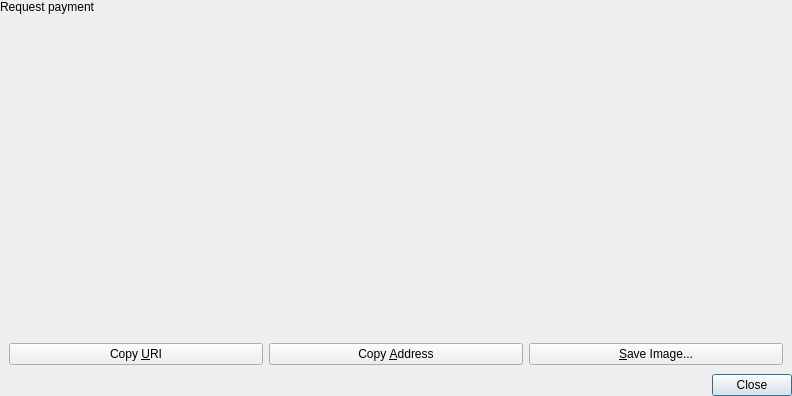
<?xml version="1.0" encoding="UTF-8"?>
<ui version="4.0">
 <class>ReceiveRequestDialog</class>
 <widget class="QDialog" name="ReceiveRequestDialog">
  <property name="geometry">
   <rect>
    <x>0</x>
    <y>0</y>
    <width>792</width>
    <height>376</height>
   </rect>
  </property>
  <layout class="QVBoxLayout" name="verticalLayout_3">
   <property name="spacing">
    <number>0</number>
   </property>
   <property name="leftMargin">
    <number>0</number>
   </property>
   <property name="topMargin">
    <number>0</number>
   </property>
   <property name="rightMargin">
    <number>0</number>
   </property>
   <property name="bottomMargin">
    <number>0</number>
   </property>
   <item>
    <widget class="QLabel" name="Title">
     <property name="text">
      <string>Request payment</string>
     </property>
    </widget>
   </item>
   <item>
    <layout class="QHBoxLayout" name="horizontalLayout_2">
     <property name="topMargin">
      <number>0</number>
     </property>
     <item>
      <widget class="QRImageWidget" name="labelQRCode">
       <property name="sizePolicy">
        <sizepolicy hsizetype="Expanding" vsizetype="Fixed">
         <horstretch>0</horstretch>
         <verstretch>0</verstretch>
        </sizepolicy>
       </property>
       <property name="minimumSize">
        <size>
         <width>300</width>
         <height>320</height>
        </size>
       </property>
       <property name="toolTip">
        <string>QR Code</string>
       </property>
       <property name="textFormat">
        <enum>Qt::PlainText</enum>
       </property>
       <property name="alignment">
        <set>Qt::AlignCenter</set>
       </property>
       <property name="wordWrap">
        <bool>true</bool>
       </property>
      </widget>
     </item>
     <item>
      <widget class="QLabel" name="outUri">
       <property name="text">
        <string/>
       </property>
      </widget>
     </item>
    </layout>
   </item>
   <item>
    <layout class="QVBoxLayout" name="verticalLayout">
     <property name="spacing">
      <number>0</number>
     </property>
     <property name="topMargin">
      <number>0</number>
     </property>
     <item>
      <widget class="QFrame" name="horizontalLayout_3">
       <layout class="QHBoxLayout" name="horizontalLayout">
        <item>
         <widget class="QPushButton" name="btnCopyURI">
          <property name="text">
           <string>Copy &amp;URI</string>
          </property>
          <property name="autoDefault">
           <bool>false</bool>
          </property>
         </widget>
        </item>
        <item>
         <widget class="QPushButton" name="btnCopyAddress">
          <property name="text">
           <string>Copy &amp;Address</string>
          </property>
          <property name="autoDefault">
           <bool>false</bool>
          </property>
         </widget>
        </item>
        <item>
         <widget class="QPushButton" name="btnSaveAs">
          <property name="text">
           <string>&amp;Save Image...</string>
          </property>
          <property name="autoDefault">
           <bool>false</bool>
          </property>
         </widget>
        </item>
       </layout>
      </widget>
     </item>
     <item>
      <widget class="QDialogButtonBox" name="buttonBox">
       <property name="standardButtons">
        <set>QDialogButtonBox::Close</set>
       </property>
      </widget>
     </item>
    </layout>
   </item>
  </layout>
 </widget>
 <customwidgets>
  <customwidget>
   <class>QRImageWidget</class>
   <extends>QLabel</extends>
   <header>receiverequestdialog.h</header>
  </customwidget>
 </customwidgets>
 <resources/>
 <connections>
  <connection>
   <sender>buttonBox</sender>
   <signal>rejected()</signal>
   <receiver>ReceiveRequestDialog</receiver>
   <slot>reject()</slot>
   <hints>
    <hint type="sourcelabel">
     <x>452</x>
     <y>573</y>
    </hint>
    <hint type="destinationlabel">
     <x>243</x>
     <y>298</y>
    </hint>
   </hints>
  </connection>
  <connection>
   <sender>buttonBox</sender>
   <signal>accepted()</signal>
   <receiver>ReceiveRequestDialog</receiver>
   <slot>accept()</slot>
   <hints>
    <hint type="sourcelabel">
     <x>452</x>
     <y>573</y>
    </hint>
    <hint type="destinationlabel">
     <x>243</x>
     <y>298</y>
    </hint>
   </hints>
  </connection>
 </connections>
</ui>
